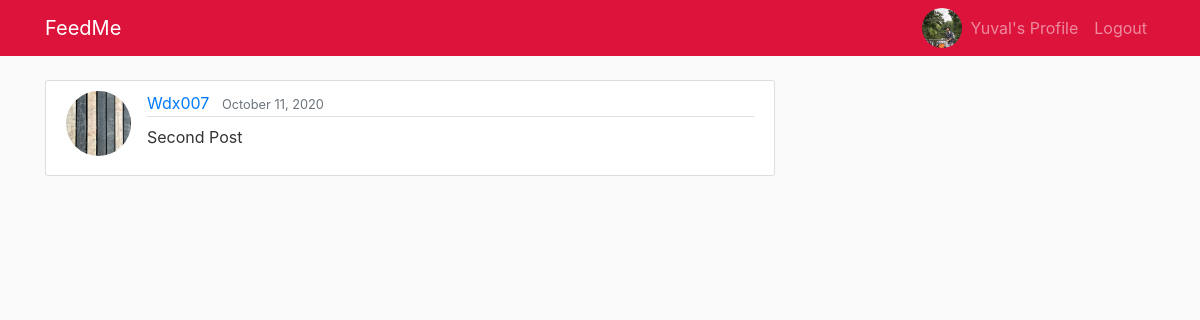
/post/20/ (signed in), run on the app's committed database.
### users/models.py (models this page shows, shortened)
class Profile(models.Model):
    user = models.OneToOneField(User, on_delete=models.CASCADE)
    image = models.ImageField(default='default.jpg', upload_to='profile_pics')
    fav_food = models.CharField(max_length=100, blank=True)

### feed/models.py (models this page shows, shortened)
class Post(models.Model):
    content = models.TextField()
    date_posted = models.DateTimeField(default=timezone.now)
    author = models.ForeignKey(User, on_delete=models.CASCADE)
    likes = models.PositiveIntegerField(default=0)

### feed/views.py (the view)
# urls.py: path('post/<int:pk>/', PostDetailView.as_view(), name='post-detail'),
class PostDetailView(LoginRequiredMixin, DetailView):
    model = Post

### feed/templates/feed/post_detail.html (shortened to what this page needs)
{% extends "base.html" %}
{% block content %}
<article class="media content-section">
<img class="rounded-circle article-img" src="{{ object.author.profile.image.url }}">
<div class="media-body">
  <div class="article-metadata">
    <a class="mr-2" href="#">{{ object.author }}</a>
    <small class="text-muted">{{ object.date_posted|date:"F d, Y" }}</small>
  </div>
  <p class="article-content">{{ object.content }}</p>
</div>
</article>
{% endblock content %}

### templates/base.html (shortened to what this page needs)
{% load static %}
<!DOCTYPE html>
<html>
  <head>
    <link rel="stylesheet" href="https://maxcdn.bootstrapcdn.com/bootstrap/4.0.0/css/bootstrap.min.css">
    <link rel="stylesheet" type="text/css" href="{% static '/style.css' %}">
  </head>
  <body>
    <header class="site-header">
      <nav class="navbar navbar-expand-md navbar-dark bg-steel fixed-top">
        <div class="container">
          <a class="navbar-brand mr-4" href="{% url 'feed-home' %}">FeedMe</a>
          <div class="collapse navbar-collapse" id="navbarToggle">
            <div class="navbar-nav ml-auto">
              {% if user.is_authenticated %}
              <a href="{% url 'profile' %}">
              {% if user.profile.image %}
              <img class="rounded-circle" width="40px" height="40px" src="{{ user.profile.image.url }}">
              {% endif%}
              <a class="nav-item nav-link" href="{% url 'profile' %}">{{ user.username }}'s Profile</a>
              </a>
              <a class="nav-item nav-link" href="{% url 'logout' %}">Logout</a>
              {% else %}
              <a class="nav-item nav-link" href="{% url 'register' %}">Register</a>
              {% endif %}
            </div>
          </div>
        </div>
      </nav>
    </header>
    <main role="main" class="container">
      <div class="row">
        <div class="col-md-8">
          {% block content %}{% endblock %}
        </div>
    </main>
  </body>
</html>

### static/style.css (style rules this page uses)
body { background: #fafafa; color: #333333; margin-top: 5rem; }
.bg-steel { background-color: #dc143c; }
.site-header .navbar-nav .nav-link { color: ##e5eaed; }
.content-section { background: #ffffff; padding: 10px 20px; border: 1px solid #dddddd; border-radius: 3px; margin-bottom: 20px; }
.article-content { white-space: pre-line; }
.article-img { height: 65px; width: 65px; margin-right: 16px; }
.article-metadata { padding-bottom: 1px; margin-bottom: 4px; border-bottom: 1px solid #e3e3e3 }

### data on the page
Post: author.profile.image (picture), author "Wdx007", date_posted "October 11, 2020", content "Second Post"

### other printed values
{{ user.username }} "Yuval"
